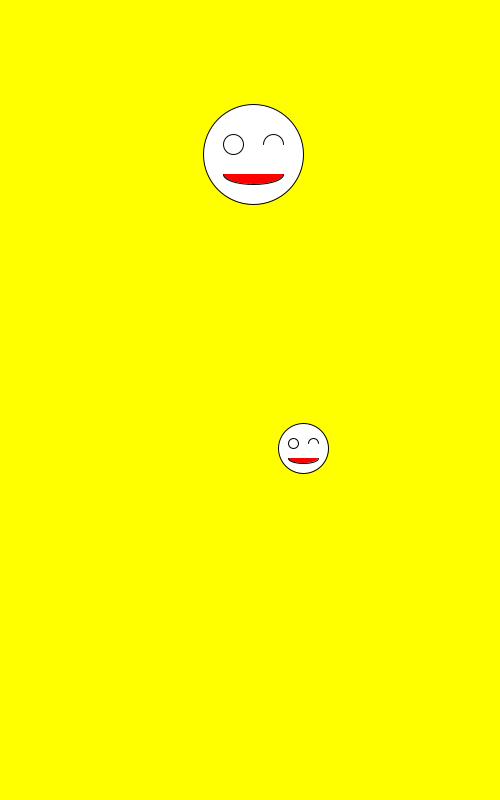
Frame 1 (no input)
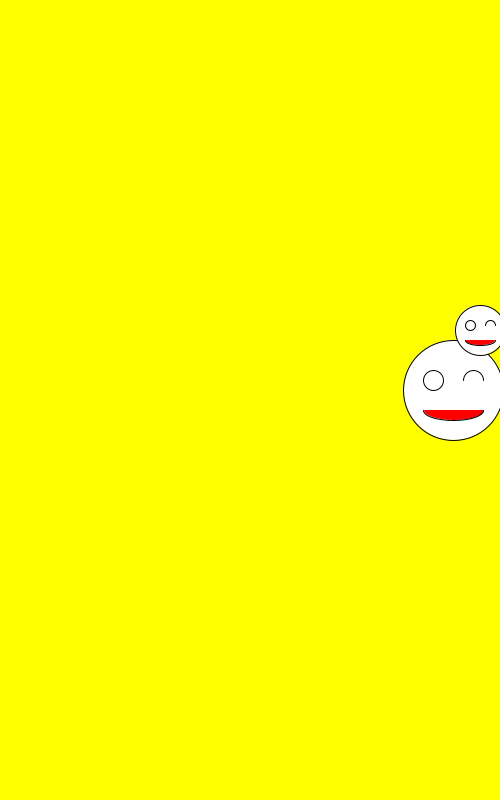
Frame 60 (the mouse pressed at the canvas centre just before this capture)
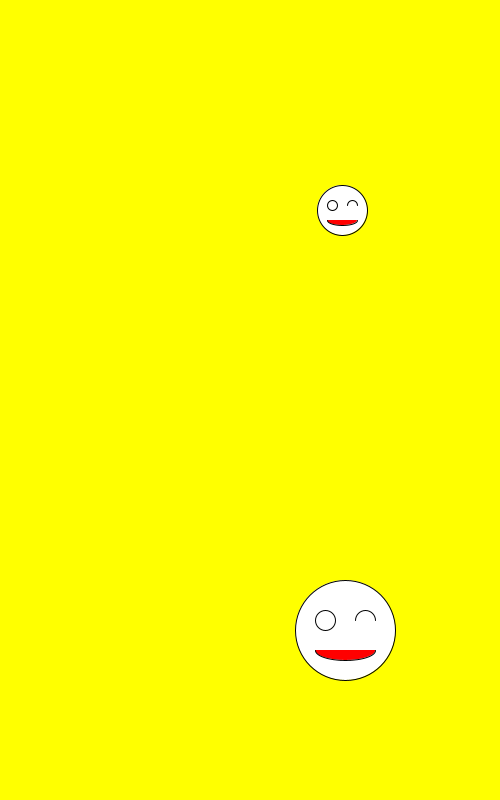
Frame 120 (the mouse held since frame 60 and released just before this capture)

The Processing sketch that drew these frames (run headless with seeded random() and noise(); from frame 60 on, the mouse is pressed at the canvas centre):

// Processing sketch: move_alot
// ── move_alot.pde
float a,b,c,vx,vy;
float a1,b1,c1,vx1,vy1;
void setup(){
    size(500,800);  // height = 800
    a = 250; b=150; c =10;
    vx = 3.4;
    vy = 4;
    a1 = 300; b1=450; c1 =5;
    vx1 = 3; //  v velocity
    vy1 = -2 ;
  }
void draw(){
    background(255,255,0); // to remove tracks
    a += vx;   // 150 155 160 165 170 175.....
    b += vy;   // 150 155 160 165 170 175.....
    a1 += vx1;   // 150 155 160 165 170 175.....
    b1 += vy1;   // 150 155 160 165 170 175.....
    visal(a,b,c);
    visal(a1,b1,c1);
    if(a>width || a<0) { vx = -vx; }  
    if(b>height|| b<0) { vy = -vy; } 
    if(a1>width || a1<0) { vx1 = -vx1; }  
    if(b1>height|| b1<0) { vy1 = -vy1; }  // 5 ==> -5,   -5 ==> 5
  }
  void visal(float x, float y, float d){  
    fill(255);// white
    circle(x,y,10*d);  // face
    circle(x-2*d,y-d,2*d);  // left eye
    arc(x+2*d,y-d,2*d,2*d,PI,2*PI); // right eye
    fill(255,0,0);
    arc(x,y+2*d,6*d,2*d,0,PI); // mouth
  }
